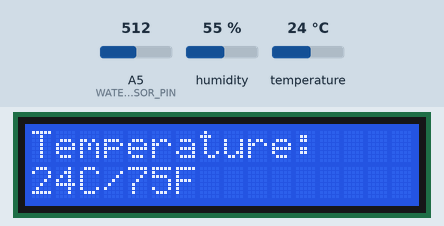
Simulated run of this sketch. Board: Arduino Uno, built with avr-gcc and run on an emulated ATmega328P. Shown: 16×2 character LCD. The inputs (shaded band) are chosen by the test bench; at power-on: humidity 55 %, temperature 24 °C, A5 (WATER_LEVEL_SENSOR_PIN) = 512. What the sketch prints to the serial monitor is not drawn.

Above: at 2.3 s.
At 15.6 s:
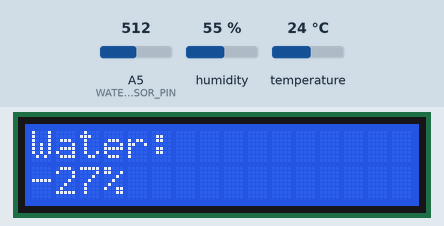
15.7 s: humidity set to 22 %
At 28.1 s:
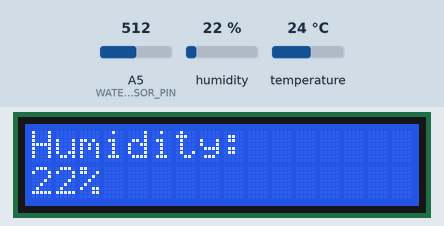
28.7 s: temperature set to 12 °C
At 40.8 s:
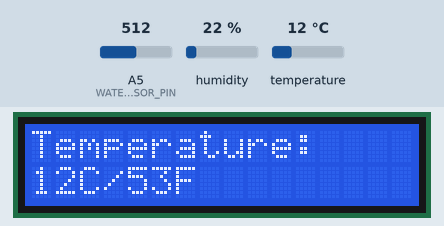
Timing chart, 0 to 42.3 s (numbered marks = the images above; inputs shaded):
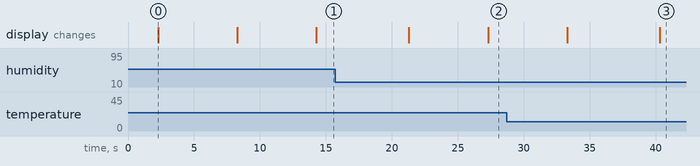

The sketch:

weather_sensors.ino
```cpp
#include <LiquidCrystal.h>
#include <dht_nonblocking.h>


// Set up the LCD module
LiquidCrystal lcd(7, 8, 9, 10, 13, 12);


// Set up the DHT11 sensor
#define DHT_SENSOR_PIN 2
#define DHT_SENSOR_TYPE DHT_TYPE_11
DHT_nonblocking dht_sensor(DHT_SENSOR_PIN, DHT_SENSOR_TYPE);


// Set up the water level detection sensor
#define WATER_LEVEL_SENSOR_PIN A5
const int MAX_WATER_LEVEL = 530;


void setup() {
  // Initialize the LCD
  lcd.begin(16, 2);


  // Initialize the serial port for debugging
  Serial.begin(9600);
}


void loop() {
  // Read temperature and humidity from the DHT11 sensor
  float temperature;
  float humidity;
  if (dht_sensor.measure(&temperature, &humidity)) {
    // Read water level from the sensor
    int water_level = analogRead(WATER_LEVEL_SENSOR_PIN);


    // Display temperature, humidity, and water level on the LCD
    lcd.clear();
    lcd.setCursor(0, 0);
    lcd.print("Temperature: ");
    lcd.setCursor(0, 1);
    lcd.print((int)temperature);
    lcd.print("C/");
    lcd.print((int)(temperature * 1.8 + 32));
    lcd.print("F");
    delay(6000);
    lcd.clear();
    lcd.setCursor(0, 0);
    lcd.print("Humidity: ");
    lcd.setCursor(0, 1);
    lcd.print((int)humidity);
    lcd.print("%  ");
    delay(6000);
    lcd.clear();
    lcd.setCursor(0, 0);
    int water_percent = (water_level * 100) / MAX_WATER_LEVEL;
    lcd.print("Water: ");
    lcd.setCursor(0, 1);
    lcd.print(water_percent);
    lcd.print("%");
    delay(6000);
    // Print temperature, humidity, and water level to the serial port
    Serial.print("Temperature: ");
    Serial.print(temperature);
    Serial.print("C/");
    Serial.print(temperature * 1.8 + 32);
    Serial.print("F, Humidity: ");
    Serial.print(humidity);
    Serial.print("%, Water: ");
    Serial.print(water_percent);
    Serial.print("% (");
    Serial.print(water_level);
    Serial.println(")");


    delay(1000);
  }
}
```

Measured:
- what the display in image 0 shows lasts 6.0 s, from 2.3 s to 8.3 s
